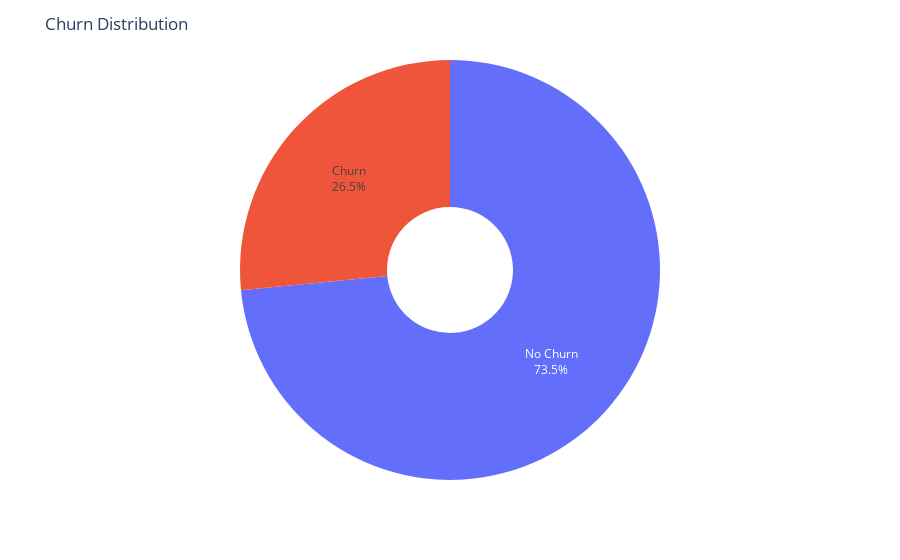

The cell this chart's notebook holds for it:
### Code cell
eda.plot_churn_distribution(df)

### Figure 1 — Plotly figure (JSON) as saved in the notebook; plotly's stock layout.template omitted (floating-point values rounded to 4 significant figures)
{"data": [{"domain": {"x": [0, 1], "y": [0, 1]}, "hole": 0.3, "hovertemplate": "label=%{label}<br>value=%{value}<extra></extra>", "labels": ["No Churn", "Churn"], "legendgroup": "", "name": "", "showlegend": true, "textinfo": "label+percent", "textposition": "inside", "type": "pie", "values": [73.46, 26.54]}], "layout": {"legend": {"tracegroupgap": 0}, "margin": {"t": 60}, "showlegend": false, "title": {"text": "Churn Distribution"}}}
